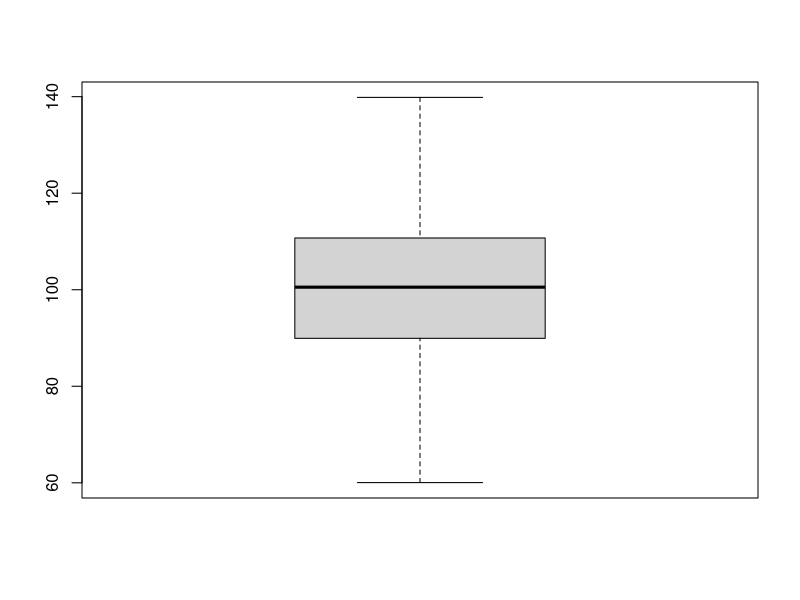

Source code (R):
## ---- chunk 1
## DATA GENERATION
#x=rnorm(1000,mean=100,sd=10) # normal
#x=c(rchisq(1000,6)) # right skew
#x=c(-rchisq(1000,6)+25) # left skew
#x=c(rnorm(1000,mean=100,sd=5),rnorm(500,mean=100,sd=3),rnorm(500,mean=100, sd=1)) # leptokurtic
x=c(rnorm(1000,mean=100,sd=10),runif(500,min=60,max=140),runif(500,min=70, max=130)) #platykurtic
## ---- chunk 2

#hist(x,breaks=30)
boxplot(x)
